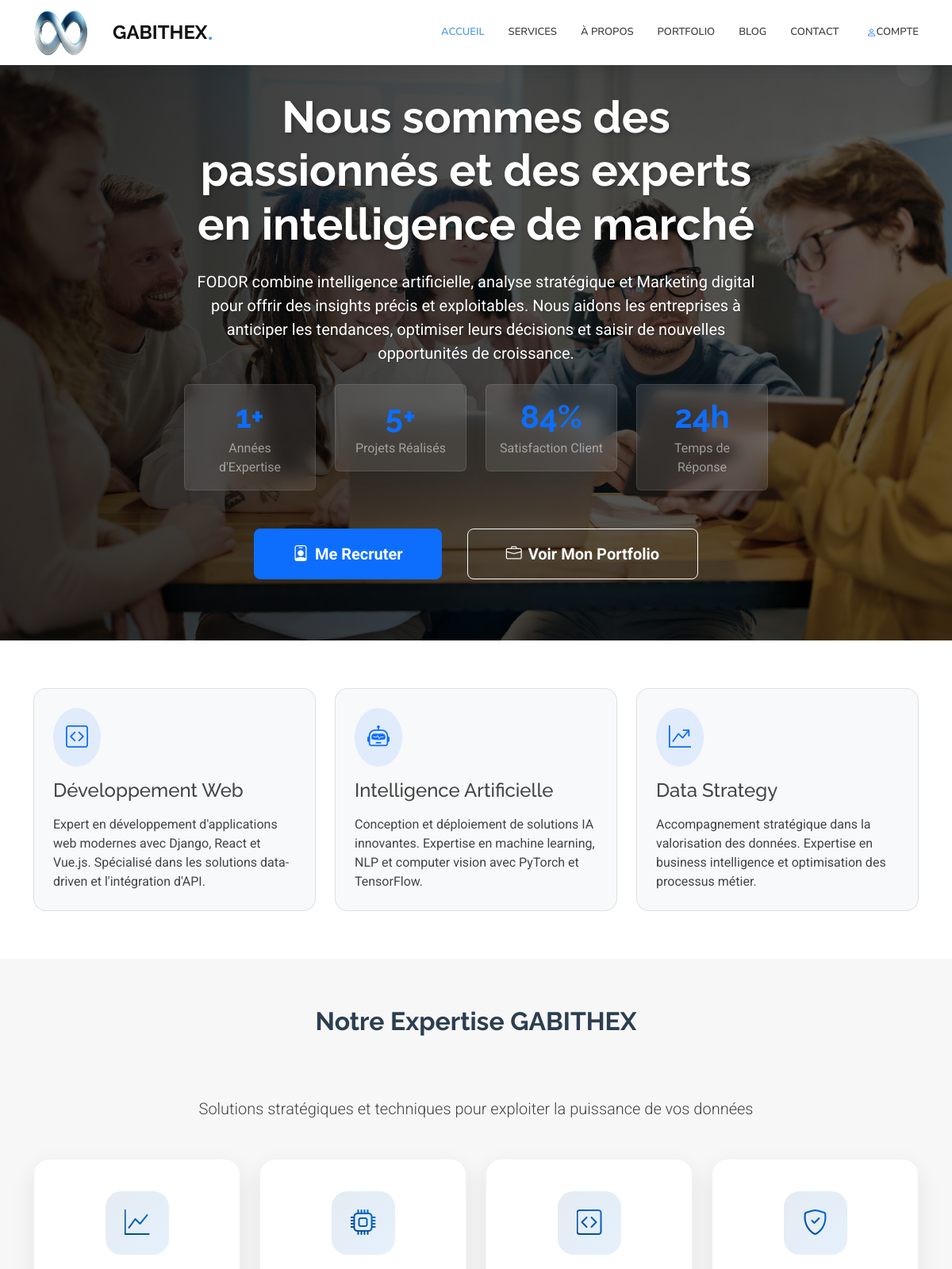
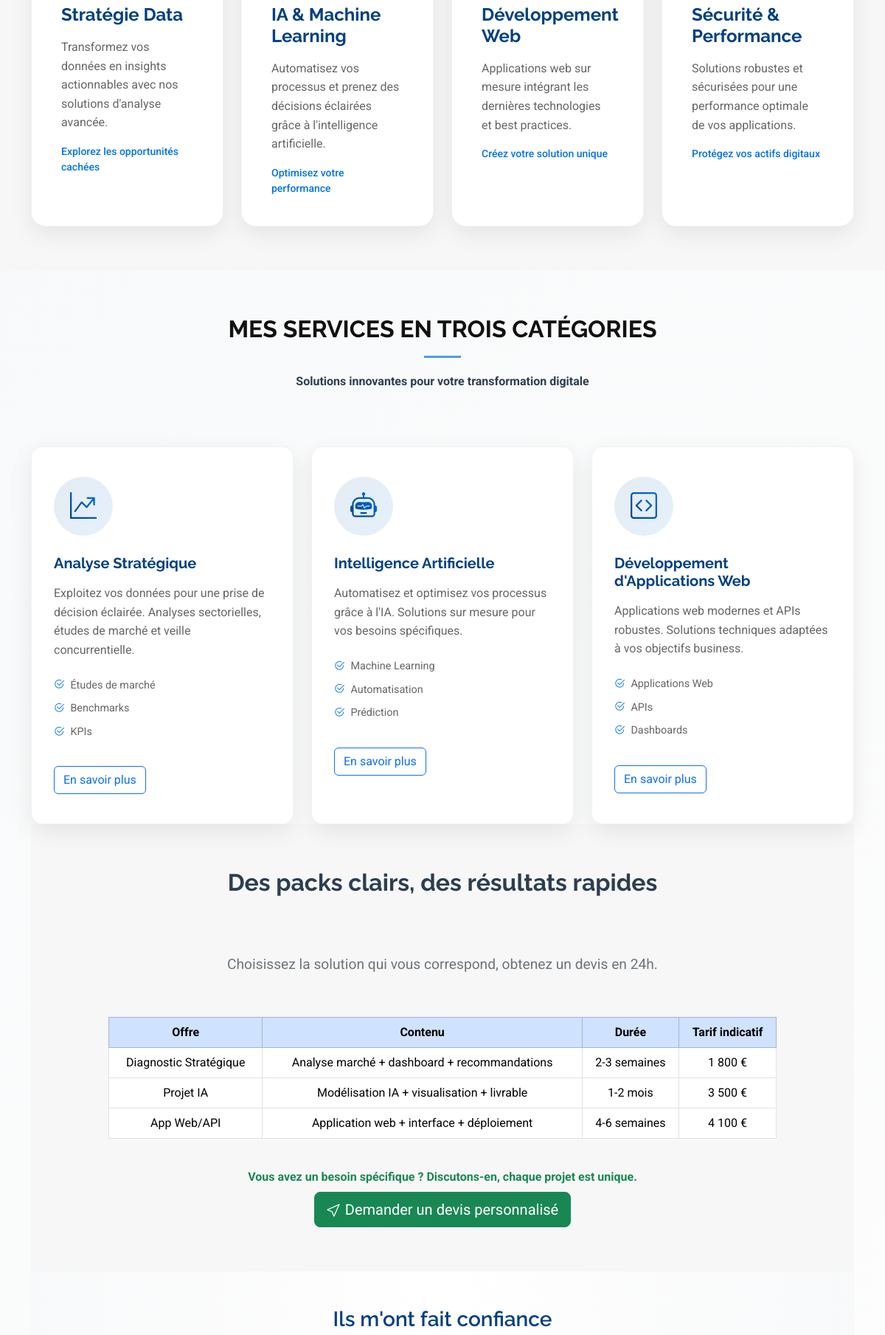
The page / (upper part) on the database its author committed (2 pictures, top to bottom).
### nene/models.py (models this page shows, shortened)
class HeroCarousel(models.Model):
    image = models.ImageField(upload_to='hero-carousel/')
    title = models.CharField(max_length=255)
    description = models.TextField()
    order = models.IntegerField(default=0)  # Permet de trier les éléments du carrousel
    class Meta:
        ordering = ['order']  # Trier les éléments du carrousel par ordre croissant

class ConversionStats(models.Model):
    projects_completed = models.PositiveIntegerField(
        default=50,
        verbose_name="Projets Réalisés",
        help_text="Nombre total de projets terminés"
    )
    client_satisfaction = models.PositiveIntegerField(
        default=98,
        verbose_name="Satisfaction Client (%)",
        help_text="Pourcentage de satisfaction client"
    )
    response_time_hours = models.PositiveIntegerField(
        default=24,
        verbose_name="Temps de Réponse (heures)",
        help_text="Temps de réponse maximum en heures"
    )
    years_experience = models.PositiveIntegerField(
        default=5,
        verbose_name="Années d'Expérience",
        help_text="Nombre d'années d'expertise"
    )
    active_clients = models.PositiveIntegerField(
        default=30,
        verbose_name="Clients Actifs",
        help_text="Nombre de clients actuellement accompagnés"
    )
    technologies_mastered = models.PositiveIntegerField(
        default=15,
        verbose_name="Technologies Maîtrisées",
        help_text="Nombre de technologies et frameworks maîtrisés"
    )
    created_at = models.DateTimeField(auto_now_add=True)
    updated_at = models.DateTimeField(auto_now=True)
    is_active = models.BooleanField(
        default=True,
        verbose_name="Actif",
        help_text="Utiliser ces statistiques sur le site"
    )
    class Meta:
        verbose_name = "Statistiques de Conversion"
        verbose_name_plural = "Statistiques de Conversion"
        ordering = ['-created_at']
    @classmethod
    def get_active_stats(cls):
        return cls.objects.filter(is_active=True).first() or cls.objects.create()

### nene/views.py (the view)
# urls.py: path('', views.index, name='index'),
def index(request):
    hero_carousel = HeroCarousel.objects.all()
    stats = ConversionStats.get_active_stats()
    testimonials = Testimonial.objects.filter(is_approved=True)
    clients = Customer.objects.all()
    context = {
        "hero_carousel": hero_carousel,
        "stats": stats,
        "testimonials": testimonials,
        "clients": clients,
        "timestamp": now().timestamp()
    }
    return render(request, 'nene/index.html', context)

### templates/nene/index.html (shortened to what this page needs)
{% extends "nene/base.html" %}
{%load static%}
{% block content %}
<section id="hero" class="hero section dark-background">
  <div id="hero-carousel" class="carousel slide carousel-fade" data-bs-ride="carousel" data-bs-interval="8000">
    {% for item in hero_carousel %}
      <div class="carousel-item {% if forloop.first %}active{% endif %}">
        <div class="overlay"></div>
        <img src="{{ item.image.url }}" alt="{{ item.title }}" class="carousel-img">
        <div class="container position-relative">
          <div class="row align-items-center min-vh-85">
            <div class="col-lg-8 mx-auto text-center">
              <h1 class="display-4 fw-bold text-white mb-4 animate__animated animate__fadeInDown">
                {{ item.title }}
              </h1>
              <p class="lead text-white mb-4 animate__animated animate__fadeInUp animate__delay-1s">
                {{ item.description|slice:":400" }}{% if item.description|length > 400 %}...{% endif %}
              </p>
              <div class="row g-4 mb-5 animate__animated animate__fadeInUp animate__delay-2s">
                <div class="col-6 col-md-3">
                  <div class="stat-card p-3 rounded bg-white bg-opacity-10">
                    <h3 class="text-primary mb-1 counter">{{ stats.years_experience }}+</h3>
                    <p class="text-white-50 mb-0">Années d'Expertise</p>
                  </div>
                </div>
                <div class="col-6 col-md-3">
                  <div class="stat-card p-3 rounded bg-white bg-opacity-10">
                    <h3 class="text-primary mb-1 counter">{{ stats.projects_completed }}+</h3>
                    <p class="text-white-50 mb-0">Projets Réalisés</p>
                  </div>
                </div>
                <div class="col-6 col-md-3">
                  <div class="stat-card p-3 rounded bg-white bg-opacity-10">
                    <h3 class="text-primary mb-1 counter">{{ stats.client_satisfaction }}%</h3>
                    <p class="text-white-50 mb-0">Satisfaction Client</p>
                  </div>
                </div>
                <div class="col-6 col-md-3">
                  <div class="stat-card p-3 rounded bg-white bg-opacity-10">
                    <h3 class="text-primary mb-1 counter">{{ stats.response_time_hours }}h</h3>
                    <p class="text-white-50 mb-0">Temps de Réponse</p>
                  </div>
                </div>
              </div>
              <div class="d-grid gap-3 d-sm-flex justify-content-sm-center animate__animated animate__fadeInUp animate__delay-3s">
                <a href="{% url 'contact' %}" class="btn btn-primary btn-lg px-5 py-3 me-sm-3 fw-bold">
                  <i class="bi bi-person-badge me-2"></i>Me Recruter
                </a>
                <a href="{% url 'portfolio' 'aliou_diallo' %}" class="btn btn-outline-light btn-lg px-5 py-3 fw-bold">
                  <i class="bi bi-briefcase me-2"></i>Voir Mon Portfolio
                </a>
              </div>
            </div>
          </div>
        </div>
      </div>
    {% endfor %}
    <button class="carousel-control-prev" type="button" data-bs-target="#hero-carousel" data-bs-slide="prev">
      <span class="carousel-control-prev-icon" aria-hidden="true"></span>
    </button>
    <button class="carousel-control-next" type="button" data-bs-target="#hero-carousel" data-bs-slide="next">
      <span class="carousel-control-next-icon" aria-hidden="true"></span>
    </button>
  </div>
</section>
<section id="expertise" class="section">
  <div class="container">
    <div class="row g-4">
      <div class="col-md-4">
        <div class="expertise-card h-100 p-4 rounded-4 bg-light">
          <div class="d-inline-block bg-primary bg-opacity-10 p-3 rounded-circle mb-3">
            <i class="bi bi-code-square text-primary fs-3"></i>
          </div>
          <h3 class="h4 mb-3">Développement Web</h3>
          <p class="mb-0">Expert en développement d'applications web modernes avec Django, React et Vue.js. Spécialisé dans les solutions data-driven et l'intégration d'API.</p>
        </div>
      </div>
      <div class="col-md-4">
        <div class="expertise-card h-100 p-4 rounded-4 bg-light">
          <div class="d-inline-block bg-primary bg-opacity-10 p-3 rounded-circle mb-3">
            <i class="bi bi-robot text-primary fs-3"></i>
          </div>
          <h3 class="h4 mb-3">Intelligence Artificielle</h3>
          <p class="mb-0">Conception et déploiement de solutions IA innovantes. Expertise en machine learning, NLP et computer vision avec PyTorch et TensorFlow.</p>
        </div>
      </div>
      <div class="col-md-4">
        <div class="expertise-card h-100 p-4 rounded-4 bg-light">
          <div class="d-inline-block bg-primary bg-opacity-10 p-3 rounded-circle mb-3">
            <i class="bi bi-graph-up-arrow text-primary fs-3"></i>
          </div>
          <h3 class="h4 mb-3">Data Strategy</h3>
          <p class="mb-0">Accompagnement stratégique dans la valorisation des données. Expertise en business intelligence et optimisation des processus métier.</p>
        </div>
      </div>
    </div>
  </div>
</section>
<section id="value-proposition" class="section light-background">
  <div class="container">
    <div class="row">
      <div class="col-lg-12 text-center" data-aos="fade-up">
        <h2 class="section-title">Notre Expertise GABITHEX</h2>
        <p class="lead mb-5">Solutions stratégiques et techniques pour exploiter la puissance de vos données</p>
      </div>
    </div>
    <div class="row gy-4">
      <div class="col-lg-3 col-md-6" data-aos="fade-up" data-aos-delay="100">
        <div class="value-item">
          <div class="icon-box floating">
            <i class="bi bi-graph-up"></i>
          </div>
          <h4>Stratégie Data</h4>
          <p>Transformez vos données en insights actionnables avec nos solutions d'analyse avancée.</p>
          <div class="small">Explorez les opportunités cachées</div>
        </div>
      </div>
      <div class="col-lg-3 col-md-6" data-aos="fade-up" data-aos-delay="200">
        <div class="value-item">
          <div class="icon-box floating">
            <i class="bi bi-cpu"></i>
          </div>
          <h4>IA & Machine Learning</h4>
          <p>Automatisez vos processus et prenez des décisions éclairées grâce à l'intelligence artificielle.</p>
          <div class="small">Optimisez votre performance</div>
        </div>
      </div>
      <div class="col-lg-3 col-md-6" data-aos="fade-up" data-aos-delay="300">
        <div class="value-item">
          <div class="icon-box floating">
            <i class="bi bi-code-square"></i>
          </div>
          <h4>Développement Web</h4>
          <p>Applications web sur mesure intégrant les dernières technologies et best practices.</p>
          <div class="small">Créez votre solution unique</div>
        </div>
      </div>
      <div class="col-lg-3 col-md-6" data-aos="fade-up" data-aos-delay="400">
        <div class="value-item">
          <div class="icon-box floating">
            <i class="bi bi-shield-check"></i>
          </div>
          <h4>Sécurité & Performance</h4>
          <p>Solutions robustes et sécurisées pour une performance optimale de vos applications.</p>
          <div class="small">Protégez vos actifs digitaux</div>
        </div>
      </div>
    </div>
  </div>
    </section>
<section id="services" class="services section bg-pattern">
  <div class="container" data-aos="fade-up">
    <div class="section-title">
      <h2>Mes Services en Trois Catégories</h2>
      <p>Solutions innovantes pour votre transformation digitale</p>
    </div>
    <div class="row gy-4">
      <div class="col-lg-4" data-aos="zoom-in" data-aos-delay="100">
        <div class="service-card">
          <div class="icon-box floating">
            <i class="bi bi-graph-up-arrow"></i>
          </div>
          <h3>Analyse Stratégique</h3>
          <p>Exploitez vos données pour une prise de décision éclairée. Analyses sectorielles, études de marché et veille concurrentielle.</p>
          <div class="service-features">
            <span><i class="bi bi-check2-circle"></i> Études de marché</span>
            <span><i class="bi bi-check2-circle"></i> Benchmarks</span>
            <span><i class="bi bi-check2-circle"></i> KPIs</span>
          </div>
          <a href="{% url 'services' %}" class="btn btn-outline-primary mt-3">En savoir plus</a>
        </div>
      </div>
      <div class="col-lg-4" data-aos="zoom-in" data-aos-delay="200">
        <div class="service-card">
          <div class="icon-box floating">
            <i class="bi bi-robot"></i>
          </div>
          <h3>Intelligence Artificielle</h3>
          <p>Automatisez et optimisez vos processus grâce à l'IA. Solutions sur mesure pour vos besoins spécifiques.</p>
          <div class="service-features">
            <span><i class="bi bi-check2-circle"></i> Machine Learning</span>
            <span><i class="bi bi-check2-circle"></i> Automatisation</span>
            <span><i class="bi bi-check2-circle"></i> Prédiction</span>
          </div>
          <a href="{% url 'services' %}" class="btn btn-outline-primary mt-3">En savoir plus</a>
        </div>
      </div>
      <div class="col-lg-4" data-aos="zoom-in" data-aos-delay="300">
        <div class="service-card">
          <div class="icon-box floating">
            <i class="bi bi-code-square"></i>
          </div>
          <h3>Développement d'Applications Web</h3>
          <p>Applications web modernes et APIs robustes. Solutions techniques adaptées à vos objectifs business.</p>
          <div class="service-features">
            <span><i class="bi bi-check2-circle"></i> Applications Web</span>
            <span><i class="bi bi-check2-circle"></i> APIs</span>
            <span><i class="bi bi-check2-circle"></i> Dashboards</span>
          </div>
          <a href="{% url 'services' %}" class="btn btn-outline-primary mt-3">En savoir plus</a>
        </div>
      </div>
    </div>
<section id="offres-pack" class="section light-background">
  <div class="container">
    <div class="row">
      <div class="col-lg-12 text-center" data-aos="fade-up">
        <h2 class="section-title">Des packs clairs, des résultats rapides</h2>
        <p class="section-description">Choisissez la solution qui vous correspond, obtenez un devis en 24h.</p>
      </div>
    </div>
    <div class="row justify-content-center mt-4">
      <div class="col-lg-10">
        <div class="table-responsive">
          <table class="table table-bordered table-hover align-middle text-center">
            <thead class="table-primary">
              <tr>
                <th>Offre</th>
                <th>Contenu</th>
                <th>Durée</th>
                <th>Tarif indicatif</th>
              </tr>
            </thead>
            <tbody>
              <tr>
                <td>Diagnostic Stratégique</td>
                <td>Analyse marché + dashboard + recommandations</td>
                <td>2-3 semaines</td>
                <td>1 800&nbsp;€</td>
              </tr>
              <tr>
                <td>Projet IA</td>
                <td>Modélisation IA + visualisation + livrable</td>
                <td>1-2 mois</td>
                <td>3 500&nbsp;€</td>
              </tr>
              <tr>
                <td>App Web/API</td>
                <td>Application web + interface + déploiement</td>
                <td>4-6 semaines</td>
                <td>4 100&nbsp;€</td>
              </tr>
            </tbody>
          </table>
        </div>
        <div class="text-center mt-4">
          <p class="mb-2 text-success fw-bold">Vous avez un besoin spécifique&nbsp;? Discutons-en, chaque projet est unique.</p>
          <a href="{% url 'contact' %}" class="btn btn-success btn-lg">
            <i class="bi bi-cursor"></i> Demander un devis personnalisé
          </a>
        </div>
      </div>
    </div>
  </div>
    </section>
<section id="clients-carousel" class="section py-5">
  <div class="container text-center">
    <h3 class="mb-4">Ils m'ont fait confiance</h3>
  </div>
    </section>
    {% endblock %}

### rows shown on the page
HeroCarousel: image (picture), title "Nous sommes des passionnés et des experts en intelligence de marché", description "FODOR combine intelligence artificielle, analyse stratégique et Marketing digital pour offrir des insights précis et exploitables. Nous aidons les entreprises à anticiper les tendances, optimiser leurs décisions et saisir de nouvelles opportunités de croissance."
ConversionStats: years_experience "1", projects_completed "5", client_satisfaction "84", response_time_hours "24"
